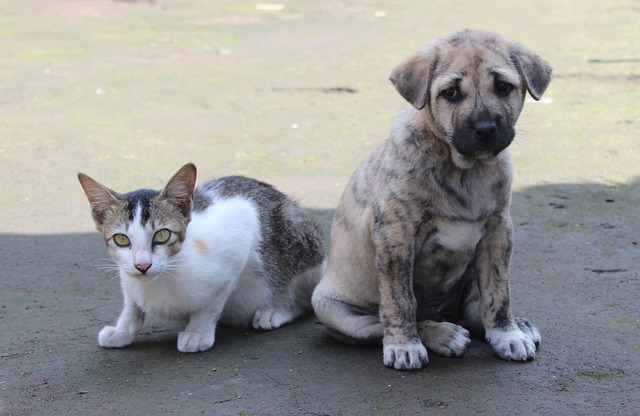
#> input picture 1code/pic/cat_and_dog.jpg, 640 x 416 px
$ python 2Unit02_3CV3.py
#> lines starting #> are read from the running program, lines starting #| are printed output that depends on the picture
# 2Unit02_3CV3.py
import cv2

img = cv2.imread("pic/cat_and_dog.jpg")
#> img is the input picture: shape (416, 640, 3); mean B, G, R 149.7, 151, 151.3
img = cv2.resize(img, (800, 480))
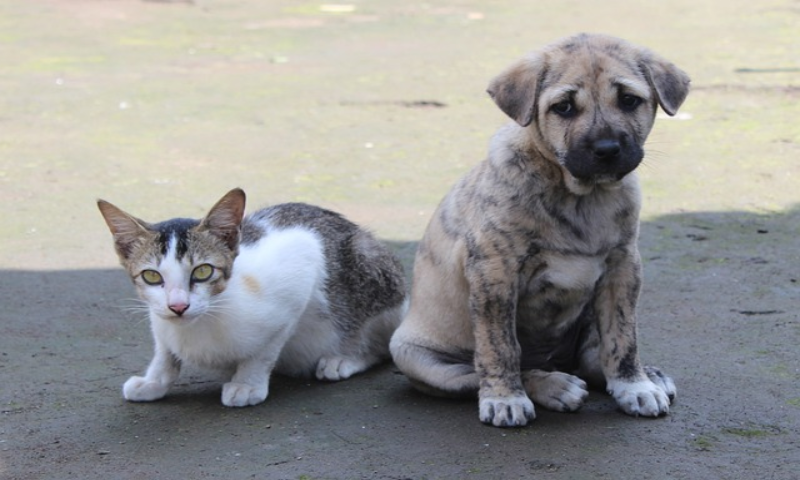
#> img: shape (480, 800, 3); mean B, G, R 149.6, 150.9, 151.2
imgCropped = img[210:460, 160:360]
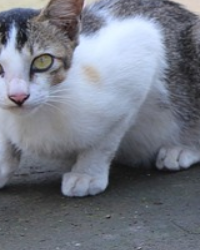
#> imgCropped: shape (250, 200, 3); mean B, G, R 131.6, 120.3, 115.7
# crop_image = image[x:x+w, y:y+h]
print(img.shape)
#| (480, 800, 3)
print(imgCropped.shape)
#| (250, 200, 3)
cv2.imshow("Unit02_3 | 322022 |", img)
cv2.imshow("Cropped", imgCropped)
cv2.waitKey(0)

$ run again, with 1code/pic/IMG_2997.jpg copied over 1code/pic/cat_and_dog.jpg
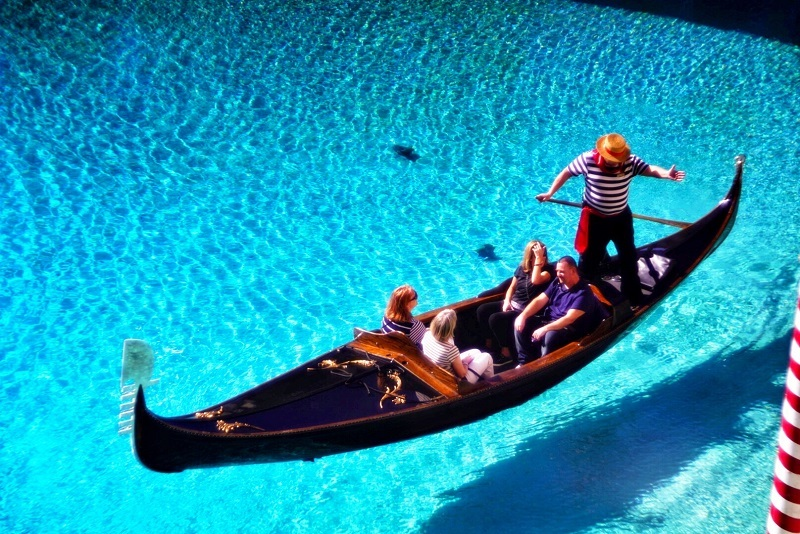
#> input picture 1code/pic/IMG_2997.jpg, 800 x 534 px
#> img is the input picture: shape (534, 800, 3); mean B, G, R 178.2, 150.4, 26.9
#> `img = cv2.resize(img, (800, 480))`:
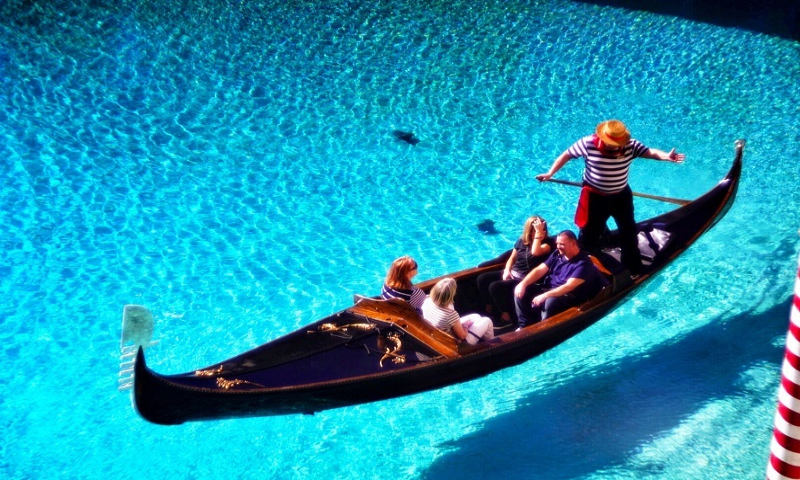
#> img: shape (480, 800, 3); mean B, G, R 178.1, 150.3, 26.8
#> `imgCropped = img[210:460, 160:360]`:
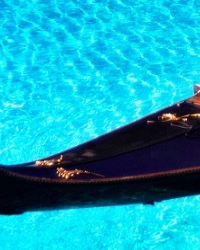
#> imgCropped: shape (250, 200, 3); mean B, G, R 183.9, 162.8, 17.3
#| (480, 800, 3)
#| (250, 200, 3)
